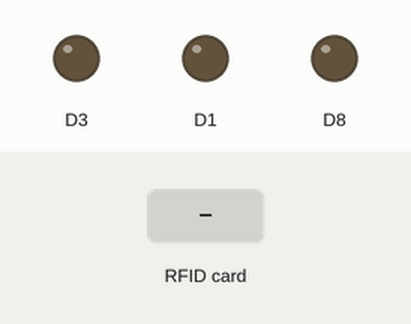
This sketch was run on a simulated ESP8266 (NodeMCU). On the bench: output pins drawn as LEDs (lit = HIGH). The inputs (shaded band) are chosen by the test bench. WiFi joins after 1.5 s; servers stay silent unless stated; what the sketch prints to the serial monitor is not drawn.

Above: at 2.7 s.
2.8 s: RFID card 5E 7A 19 C4 held to the reader
At 3.2 s:
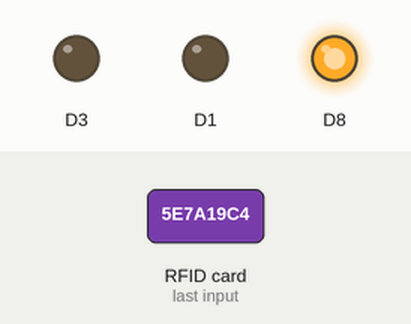
Timing chart, 0 to 5.8 s (numbered marks = the images above; inputs shaded):
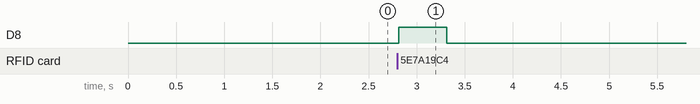

Measured:
- after the input at 2.8 s, D8: LOW → HIGH at once, → LOW 0.50 s later

The sketch:

XT_RFID.ino
```cpp
/*SDA=D4,SCK=D5,MOSI=D7,MISO=D6,RST=D2
*/
#include <SPI.h>
#include <MFRC522.h>
#include <ESP8266WiFi.h>
#include <ESP8266HTTPClient.h>
#define SS_PIN D4
#define RST_PIN D2
#define interrupt D9
char readerID[]="cuachinh";//ten dau doc
byte UID[4];//id cua the

char ssid[] = "PSS_2";          //  your network SSID (name)
char password[] = "pss201806";   // your network password
unsigned long start;
MFRC522 rfid(SS_PIN, RST_PIN); // Instance of the class
MFRC522::MIFARE_Key key;

void setup() {
  Serial.begin(9600);
  pinMode(D1,OUTPUT);
  pinMode(D3,OUTPUT);
  pinMode(D8,OUTPUT);
  digitalWrite(D1,LOW);
  digitalWrite(D3,LOW);
  digitalWrite(D8,LOW);
  SPI.begin(); // Init SPI bus
  rfid.PCD_Init(); // Init MFRC522
  for (byte i = 0; i < 6; i++) {
    key.keyByte[i] = 0xFF;
  }
  ketnoiwifi();
  start = millis();
}

void loop() {
  if((millis() - start) > 50000){
     start = millis();
     Serial.println(start);
     digitalWrite(D1,LOW);Serial.println("dong cua");
  }
  if ( ! rfid.PICC_IsNewCardPresent()){
    return;
  }
  else if ( ! rfid.PICC_ReadCardSerial()){
    return;
  }
  else{

    for (byte i = 0; i < 4; i++) {
      UID[i] = rfid.uid.uidByte[i];
    }
    digitalWrite(D8,HIGH);
    delay(500);
    digitalWrite(D8,LOW);
    Serial.println("UID: ");
    printDec(rfid.uid.uidByte, rfid.uid.size);
    Serial.println();
    rfid.PICC_HaltA();
    rfid.PCD_StopCrypto1();
    sendUID();
  }
  //delay(1000);
}
void ketnoiwifi()
{
  WiFi.begin(ssid, password);
  while (1)
  {
    Serial.println(".");
    delay(100);
    if (WiFi.status() == WL_CONNECTED)
      break;
  }
  Serial.println("Da vao duoc internet");
}

void sendUID()
{
      Serial.println("connecting ....");
      String request ="http://carebook.vn/rfid/rfid";
      request += "/";
      request += String(readerID);
      request += "/";
      for(byte i=0;i<4;i++)
      {
        request += String(UID[i]);
      }
      Serial.println("Request: "+request);
      HTTPClient http;  //Declare an object of class HTTPClient
      http.begin(request);  //Specify request destination
      int httpCode = http.GET(); //Send the request
      if (httpCode > 0)
      { //Check the returning code
        String result = http.getString();   //Get the request response payload
        Serial.println("Result: "+ result);            //Print the response payload
        if (result=="active")
        {
          digitalWrite(D1,HIGH);
          Serial.println("mo cua");
        }
        else {
          digitalWrite(D1,LOW);
          Serial.println("dong cua");
              }
      }
      else {
          digitalWrite(D1,LOW);
          Serial.println("dong cua");
            }
      http.end();
}
void printDec(byte *buffer, byte bufferSize) {
  for (byte i = 0; i < bufferSize; i++) {
    Serial.print(buffer[i] < 0x10 ? " 0" : " ");
    Serial.print(buffer[i], DEC);
  }
}
```
